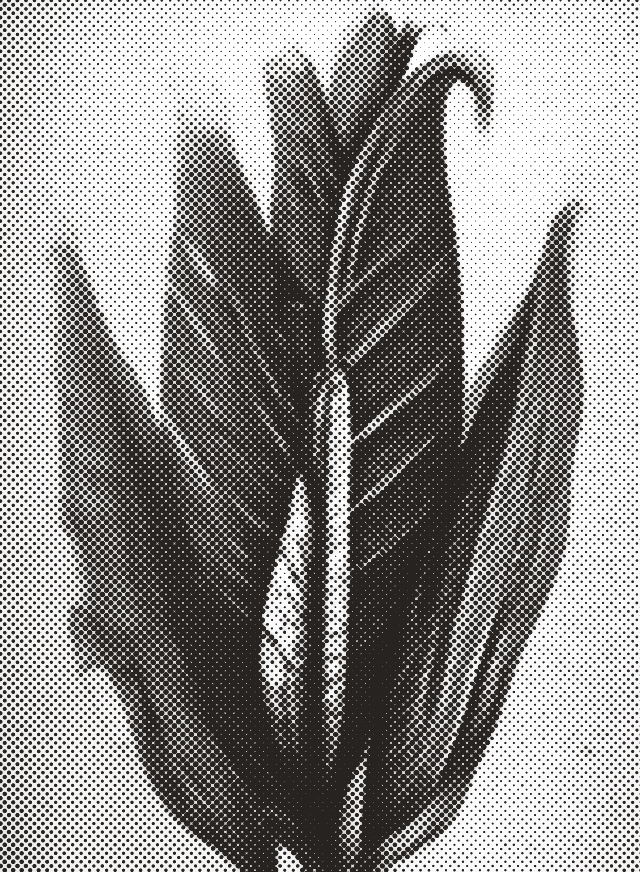
#> input picture popcorn/assets/cut/corn.png, 640 x 872 px, given in place of corn.jpg, which was not available
$ python process.py
#> lines starting #> are read from the running program, lines starting #| are printed output that depends on the picture; pictures that were not available may be replaced by others from this repository, and a replacement may not be noted
"""Turn raw Pollinations renders into print-ready collage pieces.

usage: python3 tools/process.py
  assets/raw/<name>.jpg  ->  assets/cut/<name>.png

Modes (see JOBS):
  ht   newsprint halftone: ink dots (45 deg screen) + a little continuous tone,
       written as dark ink on a transparent background so the scene can lay it
       over any paper scrap.
  cut  colour cutout: the near-white background is flood-filled away from the
       border and the subject gets a white sticker rim, posterised slightly so
       it reads as printed.
Every raw render loses its bottom strip first (the generator's watermark).
"""
import os
import numpy as np
from PIL import Image, ImageFilter, ImageOps

ROOT = os.path.dirname(os.path.dirname(os.path.abspath(__file__)))
RAW, OUT = os.path.join(ROOT, 'assets', 'raw'), os.path.join(ROOT, 'assets', 'cut')
INK = (28, 24, 22)

# name: (mode, output width, crop box as fractions l,t,r,b, contrast gamma)
JOBS = {
    'corn':       ('ht', 640, (0.06, 0.03, 0.94, 0.93), 1.0),
    'cart':       ('ht', 640, (0.05, 0.12, 0.95, 0.93), 1.0),
    'palace':     ('ht', 900, (0.0, 0.0, 1.0, 0.94), 1.5),
    'crowd':      ('ht', 900, (0.0, 0.44, 1.0, 0.955), 1.0),
    'concession': ('ht', 900, (0.08, 0.33, 0.98, 0.93), 1.0),
    'dig':        ('ht', 900, (0.0, 0.0, 1.0, 0.94), 1.1),
}


def load(name, crop, width):
#> called with name = 'corn', crop = (0.06, 0.03, 0.94, 0.93), width = 640
    im = Image.open(os.path.join(RAW, name + '.jpg')).convert('RGB')
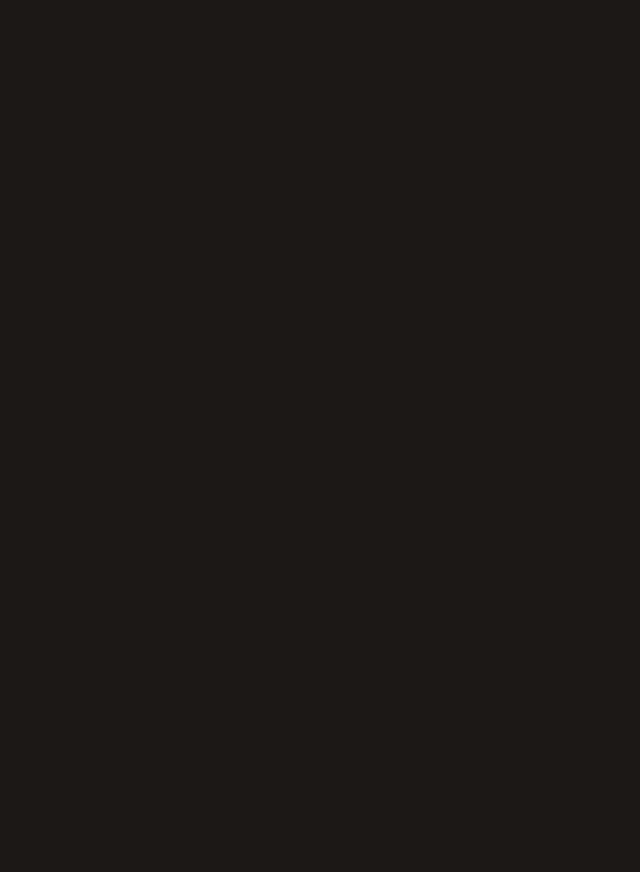
#> im: PIL image 640x872 RGB; mean R, G, B 28, 24, 22
    w, h = im.size
#> w = 640; h = 872
    l, t, r, b = crop
    im = im.crop((int(l * w), int(t * h), int(r * w), int(b * h)))
#> im: PIL image 563x784 RGB
    return im.resize((width, int(im.height * width / im.width)), Image.LANCZOS)


def halftone(im, gamma, cell=6.0):
#> called with gamma = 1, cell = 6
    g = ImageOps.autocontrast(im.convert('L'), cutoff=1)
#> g: PIL image 640x891 L; every value is 25
    g = np.asarray(g.filter(ImageFilter.GaussianBlur(1.6)), dtype=np.float32) / 255.0
#> g: shape (891, 640) float32; every value is 0.098
    dark = np.clip(1.0 - g, 0, 1) ** gamma
#> dark: shape (891, 640) float32; every value is 0.902
    h, w = dark.shape
#> h = 891; w = 640
    y, x = np.mgrid[0:h, 0:w].astype(np.float32)
    c, s = np.cos(np.pi / 4), np.sin(np.pi / 4)
    u, v = (x * c + y * s) / cell, (-x * s + y * c) / cell
    du, dv = u - np.round(u), v - np.round(v)
    dist = np.sqrt(du * du + dv * dv)                 # 0 at dot centre, ~0.7 at cell corner
    radius = 0.72 * np.sqrt(dark)
#> radius: shape (891, 640) float32; every value is 0.684
    dots = np.clip((radius - dist) * cell * 1.2 + 0.5, 0, 1)
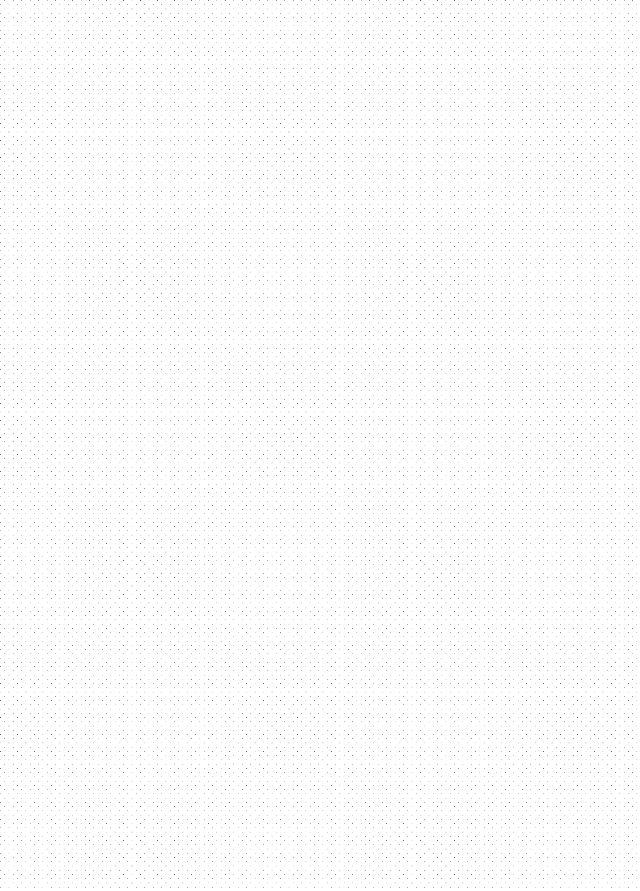
#> dots: shape (891, 640) float32; min 0.34, max 1, mean 0.992
    alpha = np.maximum(dots * 0.95, dark * 0.32)      # dots + a whisper of continuous tone
    out = np.zeros((h, w, 4), np.uint8)
    out[..., :3] = INK
    out[..., 3] = (alpha * 255).astype(np.uint8)
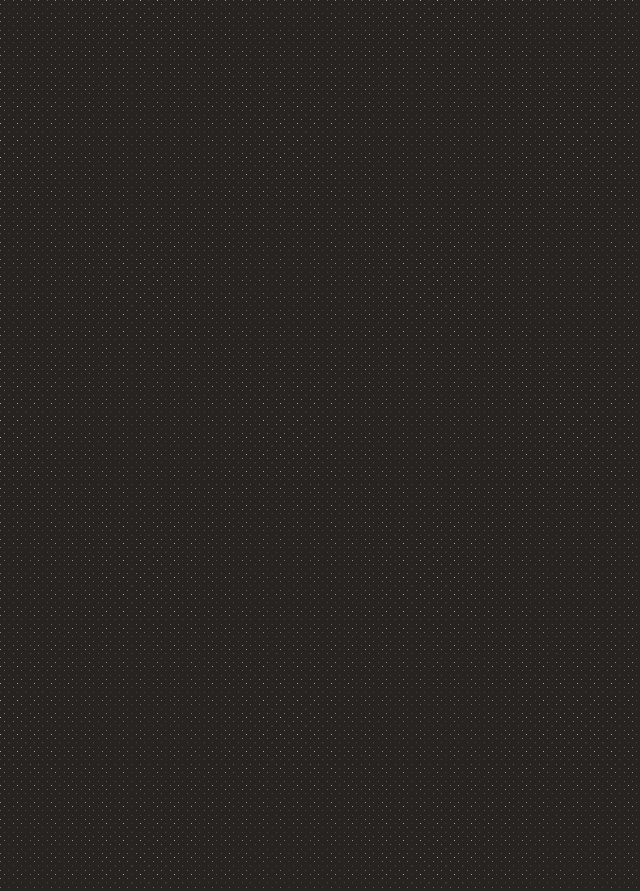
#> out: shape (891, 640, 4); mean of channels 0, 1, 2, 3 28, 24, 22, 240.1; transparent parts drawn white
    return Image.fromarray(out, 'RGBA')


def cutout(im, rim=10):
    a = np.asarray(im, dtype=np.int16)
    bg = (a.min(axis=2) > 222) & ((a.max(axis=2) - a.min(axis=2)) < 26)
    # flood fill the background from the border so white highlights inside survive
    h, w = bg.shape
    seen = np.zeros_like(bg)
    stack = [(0, x) for x in range(w)] + [(h - 1, x) for x in range(w)] + [(y, 0) for y in range(h)] + [(y, w - 1) for y in range(h)]
    while stack:
        y, x = stack.pop()
        if 0 <= y < h and 0 <= x < w and bg[y, x] and not seen[y, x]:
            seen[y, x] = True
            stack += [(y + 1, x), (y - 1, x), (y, x + 1), (y, x - 1)]
    mask = Image.fromarray(((~seen) * 255).astype(np.uint8)).filter(ImageFilter.MedianFilter(7))
    sticker = mask.filter(ImageFilter.MaxFilter(rim * 2 + 1)).filter(ImageFilter.GaussianBlur(1.2))
    img = ImageOps.posterize(im, 5)
    out = Image.new('RGBA', im.size, (0, 0, 0, 0))
    paper = Image.new('RGBA', im.size, (250, 246, 236, 255))
    out.paste(paper, (0, 0), sticker)
    out.paste(img.convert('RGBA'), (0, 0), mask.filter(ImageFilter.GaussianBlur(0.8)))
    return out


if __name__ == '__main__':
    os.makedirs(OUT, exist_ok=True)
    for name, (mode, width, crop, gamma) in JOBS.items():
        if not os.path.exists(os.path.join(RAW, name + '.jpg')):
            print('skip (no raw)', name)
            continue
        im = load(name, crop, width)
        res = halftone(im, gamma) if mode == 'ht' else cutout(im)
        res.save(os.path.join(OUT, name + '.png'), optimize=True)
        print(f'{name:11} {mode}  {res.size[0]}x{res.size[1]}')
#| corn        ht  640x891
#> pass 2 of the loop `for name, (mode, width, crop, gamma) in JOBS.items():`:
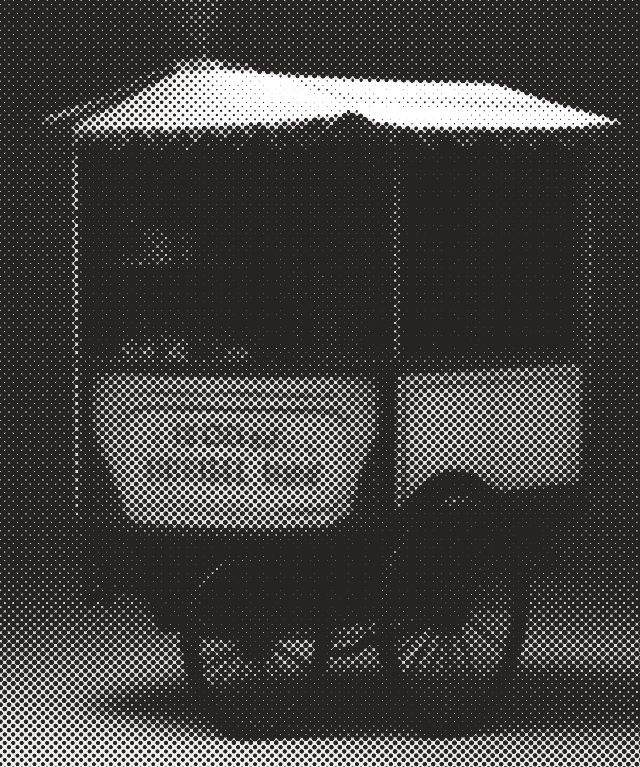
#> input picture popcorn/assets/cut/cart.png, 640 x 767 px, given in place of cart.jpg, which was not available
#> dark: shape (690, 640) float32; every value is 0.902
#> radius: shape (690, 640) float32; every value is 0.684
#> in halftone (call 2), `dots = np.clip((radius - dist) * cell * 1.2 + 0.5, 0, 1)`:
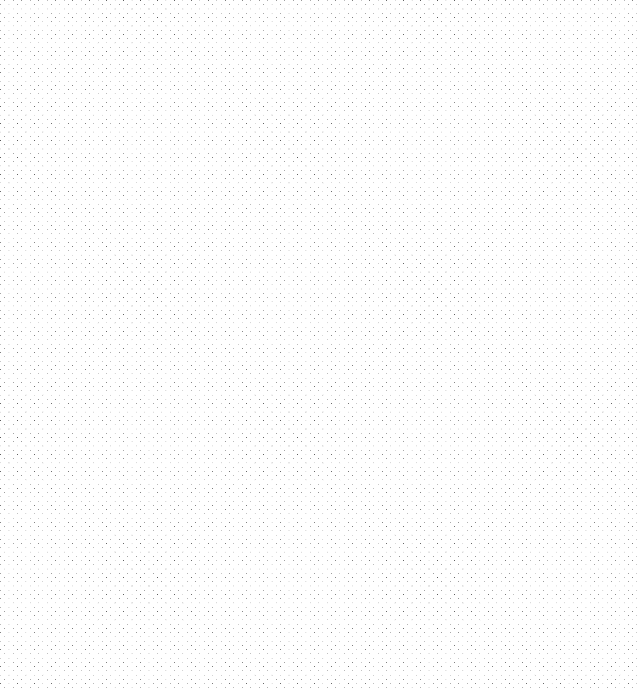
#> dots: shape (690, 640) float32; min 0.341, max 1, mean 0.992
#> alpha: shape (690, 640) float32
#> in halftone (call 2), `out[..., 3] = (alpha * 255).astype(np.uint8)`:
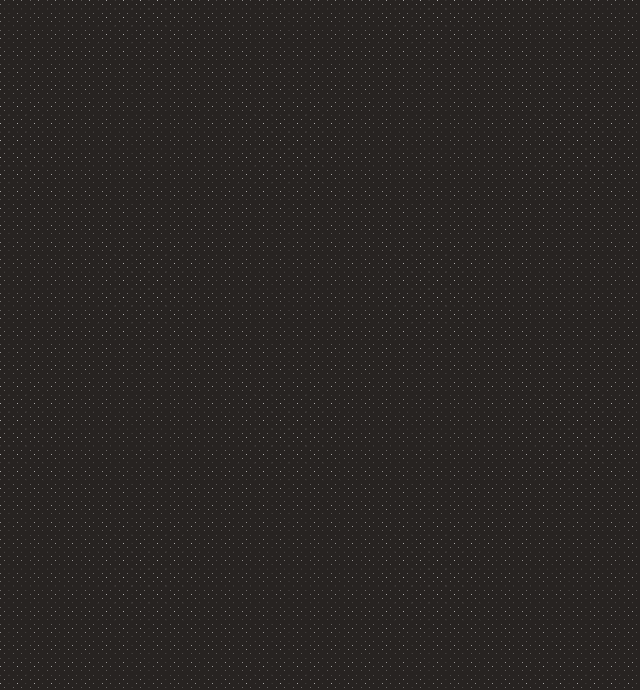
#> out: shape (690, 640, 4); mean of channels 0, 1, 2, 3 28, 24, 22, 240.1; transparent parts drawn white
#| cart        ht  640x690
#> pass 3 of the loop `for name, (mode, width, crop, gamma) in JOBS.items():`:
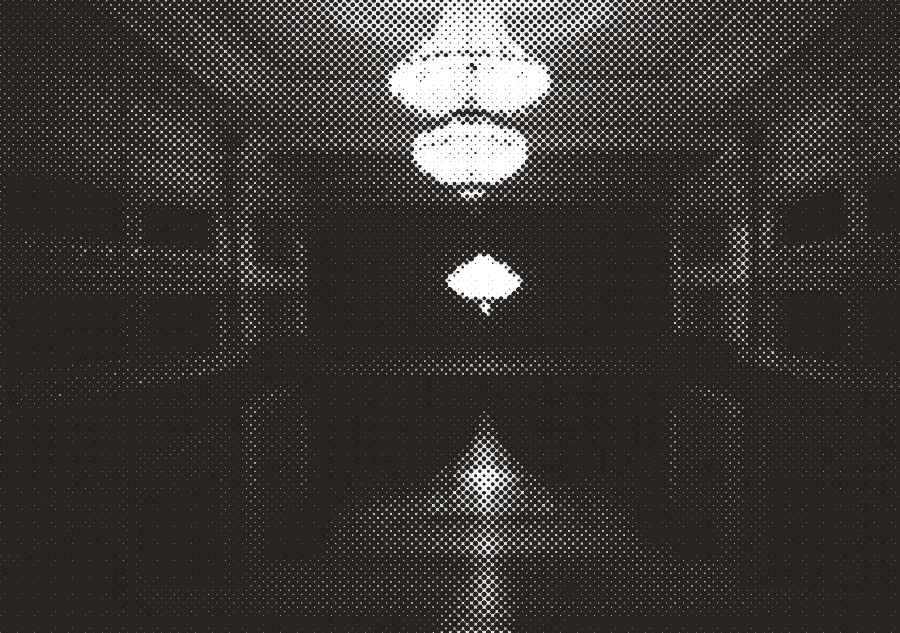
#> input picture popcorn/assets/cut/palace.png, 900 x 633 px, given in place of palace.jpg, which was not available
#> dark: shape (595, 900) float32; every value is 0.857
#> radius: shape (595, 900) float32; every value is 0.666
#> in halftone (call 3), `dots = np.clip((radius - dist) * cell * 1.2 + 0.5, 0, 1)`:
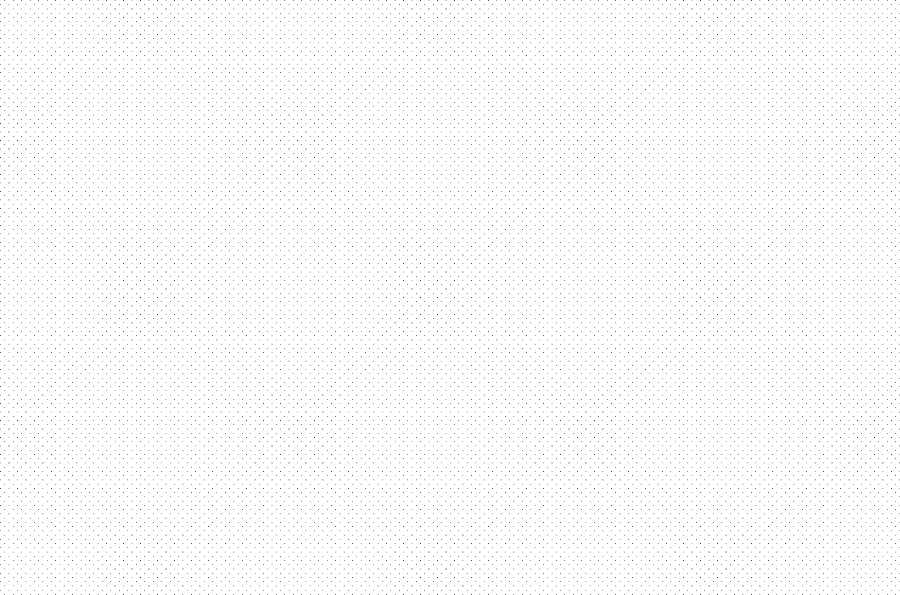
#> dots: shape (595, 900) float32; min 0.214, max 1, mean 0.986
#> alpha: shape (595, 900) float32
#> in halftone (call 3), `out[..., 3] = (alpha * 255).astype(np.uint8)`:
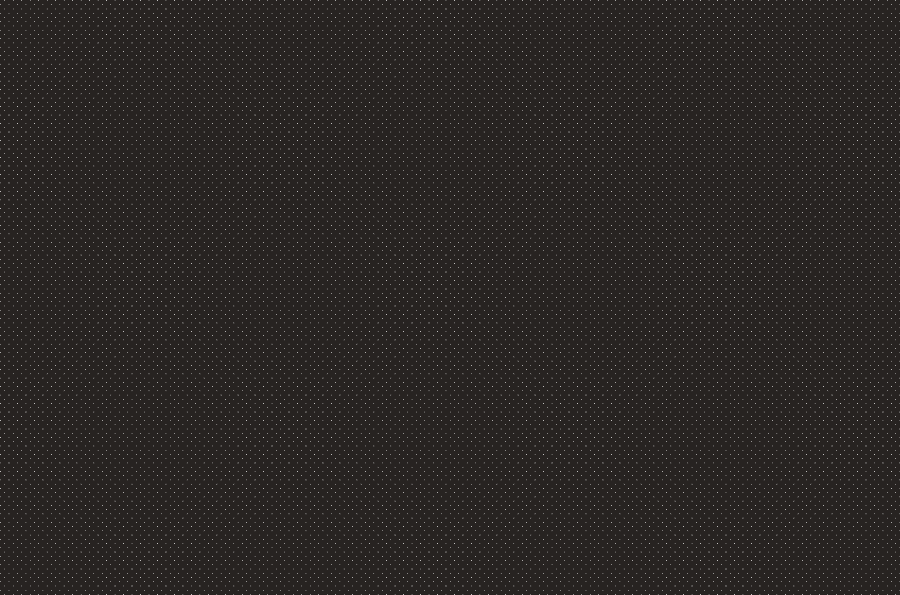
#> out: shape (595, 900, 4); mean of channels 0, 1, 2, 3 28, 24, 22, 238.7; transparent parts drawn white
#| palace      ht  900x595
#> the loop made 6 passes; the first 3 are shown
